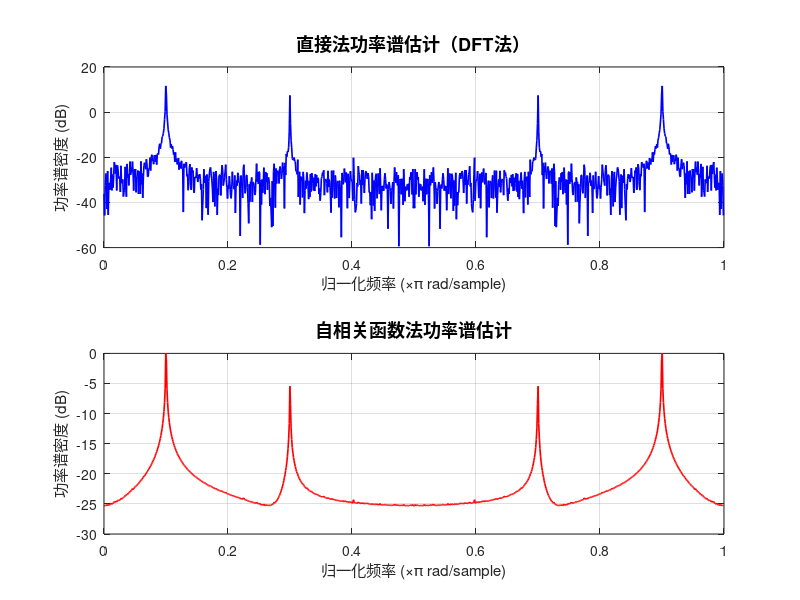
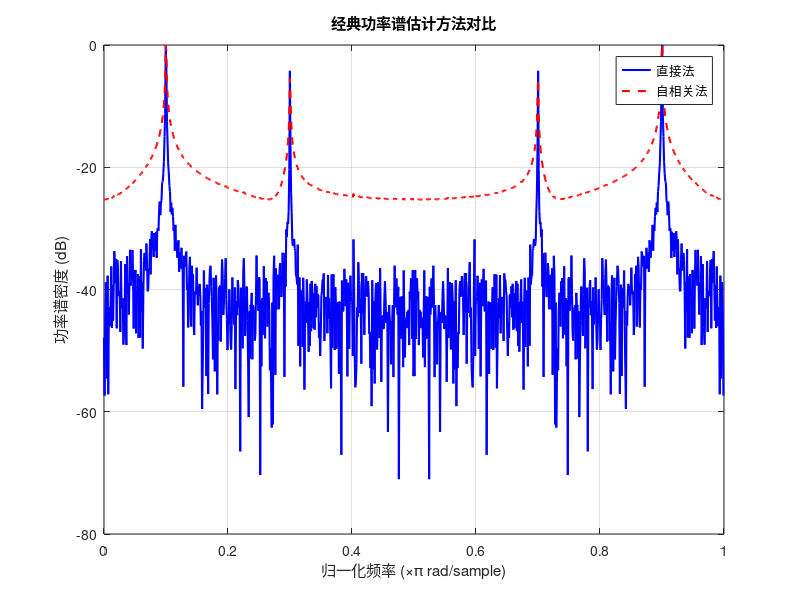

These charts were generated, in order, by the following MATLAB code:
%%=========================================================
%  随机信号分析：经典功率谱估计（直接法 vs 自相关法）
%=========================================================
clear; clc; close all;

%%-------------------- 参数设置 --------------------%%
N = 1024;                      % 信号长度
n = 0:N-1;                     % 时间索引
f1 = 0.1; f2 = 0.3;            % 两个信号频率
A1 = 10; A2 = 5;               % 信号幅度

%%-------------------- 信号生成 --------------------%%
x_clean = A1*sin(2*pi*f1*n + pi/3) + A2*sin(2*pi*f2*n + pi/4); % 原信号
noise = randn(1, N);           % 加性高斯白噪声
x_noisy = x_clean + noise;     % 含噪信号

%%-------------------- (1) 直接法功率谱估计 --------------------%%
Xk = fft(x_noisy, N);          % DFT 计算
freq_axis = (0:N-1)/N;         % 归一化频率轴（0~1 对应 0~2π）
P_direct = abs(Xk/N).^2;       % 功率谱密度（幅度平方归一化）

subplot(2,1,1);
plot(freq_axis, 10*log10(P_direct), 'b', 'LineWidth', 1.2);
title('直接法功率谱估计（DFT法）', 'FontSize', 13, 'FontWeight', 'bold');
xlabel('归一化频率 (×π rad/sample)');
ylabel('功率谱密度 (dB)');
grid on;
xlim([0 1]);
%set(gca, 'FontName', 'Times New Roman', 'FontSize', 11);

%%-------------------- (2) 自相关函数法功率谱估计 --------------------%%
Rxx = xcorr(x_noisy, 'biased');    % 估计自相关函数
P_corr = abs(fft(Rxx, N));         % 自相关函数的 FFT 即功率谱估计
P_corr = P_corr / max(P_corr);     % 归一化

subplot(2,1,2);
plot(freq_axis, 10*log10(P_corr), 'r', 'LineWidth', 1.2);
title('自相关函数法功率谱估计', 'FontSize', 13, 'FontWeight', 'bold');
xlabel('归一化频率 (×π rad/sample)');
ylabel('功率谱密度 (dB)');
grid on;
xlim([0 1]);
%set(gca, 'FontName', 'Times New Roman', 'FontSize', 11);


figure;
plot(freq_axis, 10*log10(P_direct/max(P_direct)), 'b', 'LineWidth', 1.5); hold on;
plot(freq_axis, 10*log10(P_corr/max(P_corr)), 'r--', 'LineWidth', 1.5);
legend('直接法', '自相关法');
xlabel('归一化频率 (×π rad/sample)');
ylabel('功率谱密度 (dB)');
title('经典功率谱估计方法对比');
grid on;


%%-------------------- 效果对比说明 --------------------%%
% 两种方法结果比较说明：
% 1. 直接法计算简单，但存在频谱泄漏（因有限长度截断）。
% 2. 自相关法通过平滑功率谱减少噪声波动，但分辨率略低。
